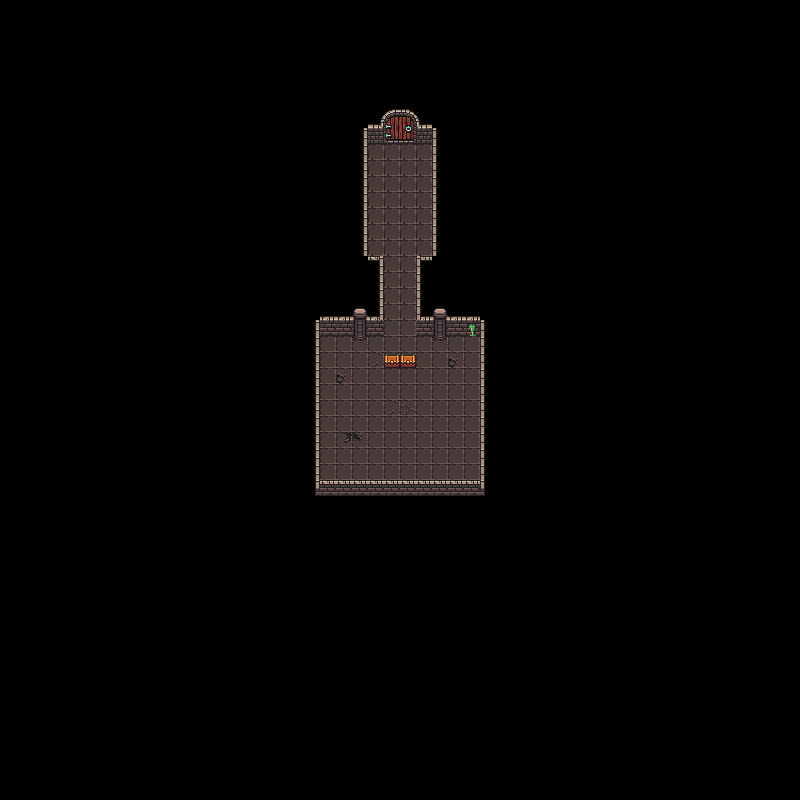

This is a level from a 2D game, rendered from its Tiled map with the project's own tilesets. A one-line summary and the map file follow, with tile-layer data summarised:
An orthogonal 50x50 tile map with 16x16 px tiles, 7 tile layers (spikes, floor1, chests, wall, ...), 1 hidden layer not drawn, 2 tilesets.

<map version="1.10" tiledversion="1.11.2" orientation="orthogonal" renderorder="right-down" width="50" height="50" tilewidth="16" tileheight="16" infinite="0" nextlayerid="23" nextobjectid="1">
 <tileset firstgid="1" source="Dungeons.tsx" />
 <tileset firstgid="1025" source="Walls_tiles.tsx" />
 <group id="21" name="Spikes">
  <layer id="22" name="spikes" width="50" height="50">
   <data>[2500 cells, 0 non-empty, 0 distinct tile ids]</data>
  </layer>
 </group>
 <group id="7" name="Floor">
  <layer id="13" name="floor1" width="50" height="50">
   <data>[2500 cells, 186 non-empty, 10 distinct tile ids]</data>
  </layer>
 </group>
 <group id="10" name="Chests">
  <layer id="20" name="chests" width="50" height="50">
   <data>[2500 cells, 2 non-empty, 1 distinct tile ids]</data>
  </layer>
 </group>
 <group id="3" name="Walls">
  <layer id="16" name="back wall" width="50" height="50" visible="0">
   <data>[2500 cells, 23 non-empty, 10 distinct tile ids]</data>
  </layer>
  <layer id="17" name="wall" width="50" height="50">
   <data>[2500 cells, 23 non-empty, 7 distinct tile ids]</data>
  </layer>
  <layer id="15" name="wall lining2" width="50" height="50">
   <data>[2500 cells, 7 non-empty, 5 distinct tile ids]</data>
  </layer>
  <layer id="14" name="wall lining" width="50" height="50">
   <data>[2500 cells, 114 non-empty, 12 distinct tile ids]</data>
  </layer>
 </group>
 <group id="18" name="Endlevel">
  <layer id="19" name="endlevel" width="50" height="50">
   <data>[2500 cells, 4 non-empty, 4 distinct tile ids]</data>
  </layer>
 </group>
</map>
